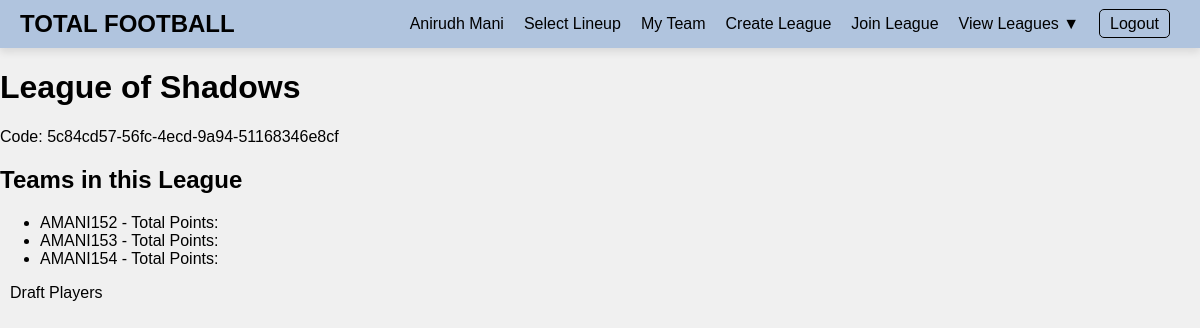
The app's page /league/1/ (signed in) with its own data.
### totalfootball/models.py (models this page shows, shortened)
class User(AbstractUser):
    email = models.EmailField(unique=True)
    team_name = models.CharField(max_length=100, blank=True, null=True)
    profile_image = models.ImageField(upload_to='profile_images/', blank=True, null=True)
    leagues = models.ManyToManyField('League', related_name='members', blank=True)

class League(models.Model):
    name = models.CharField(max_length=100)
    code = models.UUIDField(default=uuid.uuid4, editable=False, unique=True)
    creator = models.ForeignKey(User, on_delete=models.CASCADE, related_name='created_leagues', null=True, blank=True)
    draft_started = models.BooleanField(default=False)
    current_pick = models.IntegerField(default=1)
    total_picks = models.IntegerField(default=15)
    round_number = models.IntegerField(default=1)  # Tracks the current round in the draft
    direction = models.BooleanField(default=True)  # True for forward, False for reverse

class LeagueTeam(models.Model):
    user = models.ForeignKey(User, on_delete=models.CASCADE, related_name='league_teams')
    league = models.ForeignKey(League, on_delete=models.CASCADE, related_name='league_teams')
    uuid = models.UUIDField(default=uuid.uuid4, editable=False, unique=True)
    players = models.ManyToManyField(Player, related_name='league_teams')
    captain = models.ForeignKey(Player, on_delete=models.SET_NULL, null=True, blank=True, related_name='league_team_captain')
    starting_lineup = models.ManyToManyField(Player, related_name='league_team_starting_lineup', blank=True)

### totalfootball/views.py (the view)
# urls.py: path('league/<int:league_id>/', league_details, name='league_details'),
@login_required
def league_details(request, league_id):
    league = get_object_or_404(League, id=league_id)
    league_teams = league.league_teams.all()
    teams_with_players = league_teams.filter(players__isnull=False).distinct()
    show_members_for_draft = not teams_with_players.exists()
    return render(request, 'league_details.html', {
        'league': league,
        'league_teams': league_teams,
        'show_members_for_draft': show_members_for_draft,
    })

### totalfootball/templates/league_details.html (shortened to what this page needs)
<!doctype html>
<html lang="en">
    <head>
        <link rel="stylesheet" href="../../static/header.css">
    </head>
    <body>
        <div class="header-box" id="id_header_div">
            <div class="centered" id="id_site_name">
                <a href="/homepage">TOTAL FOOTBALL</a>
            </div>
            <div class="bottom" id="id_nav_profile">
                <a href="{% url 'profile' user.id %}">{{ user.first_name }} {{ user.last_name }}</a>
            </div>
            <div class="bottom" id="id_nav_global_stream">
                <a href="/select-lineup">Select Lineup</a>
            </div>
            <div class="bottom" id="id_nav_follower_stream">
                <a href="/my-team">My Team</a>
            </div>
            <div class="bottom" id="id_nav_follower_stream">
                <a href="/create-league">Create League</a>
            </div>
            <div class="bottom" id="id_nav_follower_stream">
                <a href="/join-league">Join League</a>
            </div>
            <div class="bottom dropdown" id="id_nav_view_leagues">
                <span>View Leagues ▼</span>
            </div>
            <div class="bottom" id="id_nav_logout">
                <a href="/logout">Logout</a>
            </div>
        </div>
        <div>
            <h1>{{ league.name }}</h1>
            <p>Code: {{ league.code }}</p>
            {% if show_members_for_draft %}
                <h2>League Members (Draft Needed)</h2>
                <ul>
                    {% for member in league.members.all %}
                        <li>{{ member.username }}</li>
                    {% empty %}
                        <li>No members in this league yet.</li>
                    {% endfor %}
                </ul>
            {% else %}
                <h2>Teams in this League</h2>
                <ul>
                    {% for team in league.league_teams.all %}
                        <li>{{ team.user.username }} - Total Points: {{ team.calculated_points }}</li>
                    {% empty %}
                        <li>No teams in this league yet.</li>
                    {% endfor %}
                </ul>
            {% endif %}
        </div>
        <div class="bottom" id="id_nav_draft">
            <a href="{% url 'draft' league_id=league.id %}">Draft Players</a>
        </div>
    </body>
</html>

### totalfootball/static/header.css (style rules this page uses)
body { margin: 0; font-family: Arial, sans-serif; background-color: #f0f0f0; }
.header-box { display: flex; align-items: center; justify-content: space-between; background-color: #b0c4de; padding: 10px 20px; box-shadow: 0 4px 8px rgba(0, 0, 0, 0.1); }
#id_site_name a { font-size: 1.5rem; font-weight: bold; color: #000; text-decoration: none; }
#id_site_name { flex: 1; }
.bottom { margin: 0 10px; }
.bottom a { color: #000; text-decoration: none; font-size: 1rem; }
#id_nav_logout a { padding: 5px 10px; border: 1px solid #000; border-radius: 5px; }
.dropdown { position: relative; display: inline-block; }

### records on screen
User: first_name "Anirudh", last_name "Mani"
League: name "League of Shadows", code "5c84cd57-56fc-4ecd-9a94-51168346e8cf"
LeagueTeam: user.username "AMANI152"
LeagueTeam: user.username "AMANI153"
LeagueTeam: user.username "AMANI154"
